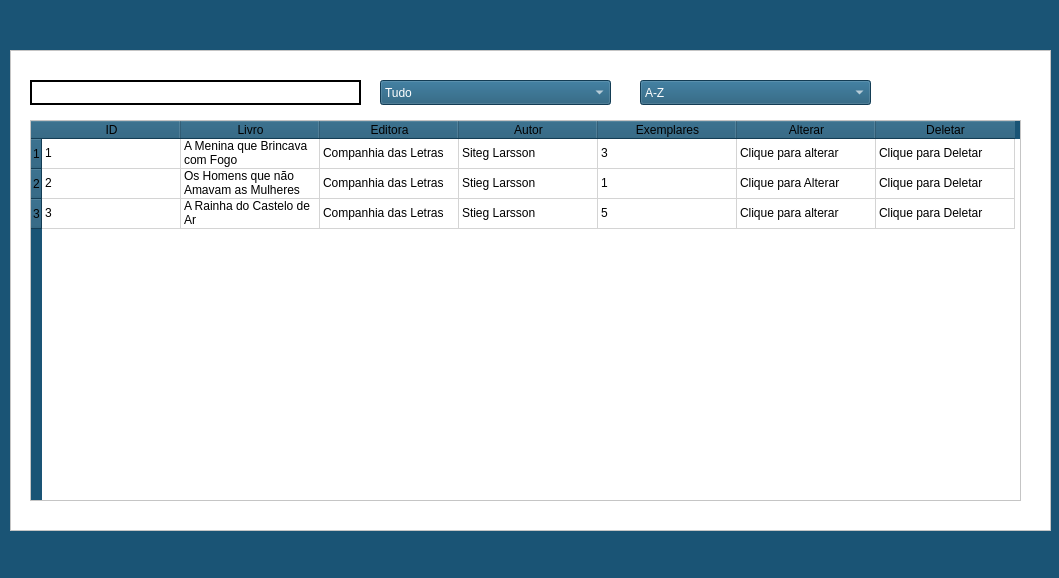
<?xml version="1.0" encoding="UTF-8"?>
<ui version="4.0">
 <class>ConAcervo</class>
 <widget class="QWidget" name="ConAcervo">
  <property name="geometry">
   <rect>
    <x>0</x>
    <y>0</y>
    <width>1059</width>
    <height>578</height>
   </rect>
  </property>
  <property name="windowTitle">
   <string>Consultar Acervo</string>
  </property>
  <property name="styleSheet">
   <string notr="true">

QWidget
{
background-color:#1a5475;
}

QListWidget
{
background-color:white;
}
QLineEdit
{
background-color:white;
color:black;
border: 2px solid black
}

QComboBox
{
background-color:#1a5475;;
color:white;
}

QComboBox
{
  selection-color: black;
  selection-background-color: white;
}

QTableWidget
{
background-color:white;
color:black;
}
</string>
  </property>
  <widget class="QTableWidget" name="tableWidget">
   <property name="geometry">
    <rect>
     <x>30</x>
     <y>120</y>
     <width>991</width>
     <height>381</height>
    </rect>
   </property>
   <property name="styleSheet">
    <string notr="true"/>
   </property>
   <property name="gridStyle">
    <enum>Qt::SolidLine</enum>
   </property>
   <attribute name="horizontalHeaderVisible">
    <bool>true</bool>
   </attribute>
   <attribute name="horizontalHeaderCascadingSectionResizes">
    <bool>true</bool>
   </attribute>
   <attribute name="horizontalHeaderDefaultSectionSize">
    <number>139</number>
   </attribute>
   <attribute name="verticalHeaderVisible">
    <bool>true</bool>
   </attribute>
   <attribute name="verticalHeaderCascadingSectionResizes">
    <bool>false</bool>
   </attribute>
   <row/>
   <row/>
   <row/>
   <column>
    <property name="text">
     <string>ID</string>
    </property>
   </column>
   <column>
    <property name="text">
     <string>Livro</string>
    </property>
   </column>
   <column>
    <property name="text">
     <string>Editora</string>
    </property>
   </column>
   <column>
    <property name="text">
     <string>Autor</string>
    </property>
   </column>
   <column>
    <property name="text">
     <string>Exemplares</string>
    </property>
   </column>
   <column>
    <property name="text">
     <string>Alterar</string>
    </property>
   </column>
   <column>
    <property name="text">
     <string>Deletar</string>
    </property>
   </column>
   <item row="0" column="0">
    <property name="text">
     <string>1</string>
    </property>
   </item>
   <item row="0" column="1">
    <property name="text">
     <string>A Menina que Brincava com Fogo</string>
    </property>
   </item>
   <item row="0" column="2">
    <property name="text">
     <string>Companhia das Letras</string>
    </property>
   </item>
   <item row="0" column="3">
    <property name="text">
     <string>Siteg Larsson</string>
    </property>
   </item>
   <item row="0" column="4">
    <property name="text">
     <string>3</string>
    </property>
   </item>
   <item row="0" column="5">
    <property name="text">
     <string>Clique para alterar</string>
    </property>
   </item>
   <item row="0" column="6">
    <property name="text">
     <string>Clique para Deletar</string>
    </property>
   </item>
   <item row="1" column="0">
    <property name="text">
     <string>2</string>
    </property>
   </item>
   <item row="1" column="1">
    <property name="text">
     <string>Os Homens que não Amavam as Mulheres</string>
    </property>
   </item>
   <item row="1" column="2">
    <property name="text">
     <string>Companhia das Letras</string>
    </property>
   </item>
   <item row="1" column="3">
    <property name="text">
     <string>Stieg Larsson</string>
    </property>
   </item>
   <item row="1" column="4">
    <property name="text">
     <string>1</string>
    </property>
   </item>
   <item row="1" column="5">
    <property name="text">
     <string>Clique para Alterar</string>
    </property>
   </item>
   <item row="1" column="6">
    <property name="text">
     <string>Clique para Deletar</string>
    </property>
   </item>
   <item row="2" column="0">
    <property name="text">
     <string>3</string>
    </property>
   </item>
   <item row="2" column="1">
    <property name="text">
     <string>A Rainha do Castelo de Ar</string>
    </property>
   </item>
   <item row="2" column="2">
    <property name="text">
     <string>Companhia das Letras</string>
    </property>
   </item>
   <item row="2" column="3">
    <property name="text">
     <string>Stieg Larsson</string>
    </property>
   </item>
   <item row="2" column="4">
    <property name="text">
     <string>5</string>
    </property>
   </item>
   <item row="2" column="5">
    <property name="text">
     <string>Clique para alterar</string>
    </property>
   </item>
   <item row="2" column="6">
    <property name="text">
     <string>Clique para Deletar</string>
    </property>
   </item>
  </widget>
  <widget class="QListWidget" name="listWidget">
   <property name="geometry">
    <rect>
     <x>10</x>
     <y>50</y>
     <width>1041</width>
     <height>481</height>
    </rect>
   </property>
  </widget>
  <widget class="QLineEdit" name="lineEdit">
   <property name="geometry">
    <rect>
     <x>30</x>
     <y>80</y>
     <width>331</width>
     <height>25</height>
    </rect>
   </property>
  </widget>
  <widget class="QComboBox" name="comboBox">
   <property name="geometry">
    <rect>
     <x>380</x>
     <y>80</y>
     <width>231</width>
     <height>25</height>
    </rect>
   </property>
   <property name="frame">
    <bool>true</bool>
   </property>
   <item>
    <property name="text">
     <string>Tudo</string>
    </property>
   </item>
   <item>
    <property name="text">
     <string>ID</string>
    </property>
   </item>
   <item>
    <property name="text">
     <string>Livro</string>
    </property>
   </item>
   <item>
    <property name="text">
     <string>Editora</string>
    </property>
   </item>
   <item>
    <property name="text">
     <string>Autor(a)</string>
    </property>
   </item>
   <item>
    <property name="text">
     <string>Exemplares</string>
    </property>
   </item>
  </widget>
  <widget class="QComboBox" name="comboBox_2">
   <property name="geometry">
    <rect>
     <x>640</x>
     <y>80</y>
     <width>231</width>
     <height>25</height>
    </rect>
   </property>
   <property name="frame">
    <bool>true</bool>
   </property>
   <item>
    <property name="text">
     <string>A-Z</string>
    </property>
   </item>
   <item>
    <property name="text">
     <string>Z-A</string>
    </property>
   </item>
   <item>
    <property name="text">
     <string>Mais Recentes</string>
    </property>
   </item>
   <item>
    <property name="text">
     <string>Mais Antigos</string>
    </property>
   </item>
  </widget>
  <zorder>listWidget</zorder>
  <zorder>lineEdit</zorder>
  <zorder>comboBox</zorder>
  <zorder>tableWidget</zorder>
  <zorder>comboBox_2</zorder>
 </widget>
 <resources/>
 <connections/>
</ui>
